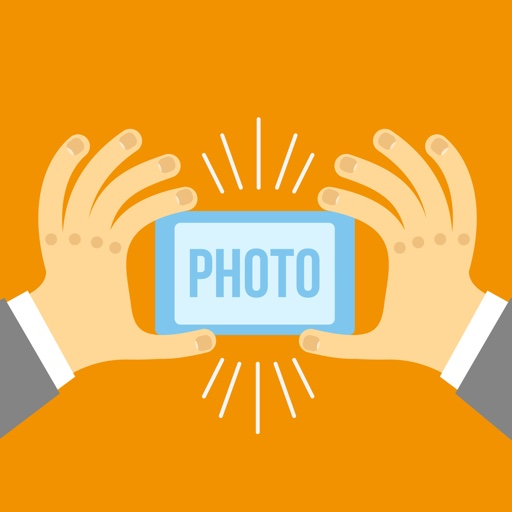
#> input picture face_det/fl.jpg, 512 x 512 px, found by its file name
$ jupyter execute jit.ipynb   (shell and % lines are left out)
#> lines starting #> are read from the running program, lines starting #| are printed output that depends on the picture
<a href="https://colab.research.google.com/github/destrex271/edgeai-course/blob/main/jit.ipynb" target="_parent"></a>

[cell 1]
# Fast
import numpy
from time import time

def filter2d(image, filt):
    M, N = image.shape
    Mf, Nf = filt.shape
    Mf2 = Mf//2   # Mf // 2 to -(Mf // 2 + 1)
    Nf2 = Nf // 2
    result  = numpy.zeros_like(image)
    # Mf2 -> M - Mf2 to avoid crossing over boundaries
    for i in range(Mf2, M-Mf2):
        for j in range(Nf2, N-Nf2):
            result[i,j] = numpy.sum(image[i-Mf2:i+Mf2+1, j-Nf2:j+Nf2+1] * filt)

    return result

tic = time()
image = numpy.random.random((100, 100))
filt = numpy.random.random((9, 9))
res = filter2d(image, filt)
toc = time()
print('Time taken: ', toc-tic)

[cell 2]
# Above is better
import numpy
from time import time

# Correlation and Convolution

# Slower approach -> no numpy -> no acceleration

def filter2d(image, filt):
    M, N = image.shape
    Mf, Nf = filt.shape
    Mf2 = Mf//2   # Mf // 2 to -(Mf // 2 + 1)
    Nf2 = Nf // 2
    result  = numpy.zeros_like(image)
    # Mf2 -> M - Mf2 to avoid crossing over boundaries
    for i in range(Mf2, M-Mf2):
        for j in range(Nf2, N-Nf2):
          num = 0.0
          for ii in range(Mf):
            for jj in range(Nf):
              num += (image[i-Mf2+ii, j-Nf2+jj] * filt[Mf - 1 - ii, Nf - 1 - jj]) # Transposed for correlation
              # print(num)

          result[i, j] = num

    return result

tic = time()
image = numpy.random.random((100, 100))
filt = numpy.random.random((3, 3))
res = filter2d(image, filt)
toc = time()
print('Time taken: ', toc-tic)

[cell 3]
tic = time()
image = numpy.random.random((100, 100))
filt = numpy.random.random((3, 3))
res = filter2d(image, filt)
toc = time()
# print('Time taken: ', toc-tic)

[cell 4]
import numpy
from time import time

def filter2d(image, filt):
    M, N = image.shape
    Mf, Nf = filt.shape
    Mf2 = Mf//2   # Mf // 2 to -(Mf // 2 + 1)
    Nf2 = Nf // 2
    result  = numpy.zeros_like(image)
    # Mf2 -> M - Mf2 to avoid crossing over boundaries
    for i in range(Mf2, M-Mf2):
        for j in range(Nf2, N-Nf2):
            result[i,j] = numpy.sum(image[i-Mf2:i+Mf2+1, j-Nf2:j+Nf2+1] * filt)

    return result

from numba import double, jit
# Return type(Argtype1[dimensions], Argtype1[dimensions])
fast_filter2d = jit(double[:,:](double[:,:], double[:,:]))(filter2d)

tic = time()
img= numpy.random.random((100, 100))
print(type(img))
filt = numpy.random.random((3,3))
res = fast_filter2d(img, filt)
toc = time()
print("Time taken: ", toc - tic)

[cell 5]
import numpy
from time import time

def filter2d(image, filt):
    M, N = image.shape
    Mf, Nf = filt.shape
    Mf2 = Mf//2   # Mf // 2 to -(Mf // 2 + 1)
    Nf2 = Nf // 2
    result  = numpy.zeros_like(image)
    # Mf2 -> M - Mf2 to avoid crossing over boundaries
    for i in range(Mf2, M-Mf2):
        for j in range(Nf2, N-Nf2):
            result[i,j] = numpy.uint8(numpy.sum(image[i-Mf2:i+Mf2+1, j-Nf2:j+Nf2+1] * filt))

    return result

from numba import double, jit
from numba import int8 as it
# Return type(Argtype1[dimensions], Argtype1[dimensions])
fast_filter2d = jit(double[:,:](it[:,:], it[:,:]))(filter2d)

tic = time()
img= numpy.random.random((100, 100))
filt = numpy.random.random((3,3))
res = fast_filter2d(img, filt)
toc = time()
print("Time taken: ", toc - tic)

[cell 6]

import numpy as np
import cv2
import matplotlib.pyplot as plt
from numba import jit, double, uint8, njit, prange

@njit(parallel=True)
def filter(img, filt):
  M, N = img.shape
  Mf, Nf = filt.shape
  Mf2 = Mf//2
  Nf2 = Nf//2
  result = np.zeros_like(img)

  for i in prange(Mf, M-Mf2):
    for j in prange(Nf, N-Nf2):
      window = img[i - Mf2: i + Mf2 + 1, j - Nf2: j + Nf2 + 1]
      center = window[Mf2, Nf2]
      bin_vals = np.zeros((Mf, Nf), dtype=np.uint8)

      # LBP filter for 3x3 window
      for ii in prange(Mf):
        for jj in prange(Nf):
          if window[ii, jj] >= center:
            bin_vals[ii, jj] = 1

      bin_vals = bin_vals.flatten()
      # print(bin_vals)
      lbp_coeff = 0
      for k in range(len(bin_vals)):
        lbp_coeff += bin_vals[k] * (2**k)
        # print(2**k, bin_vals[k])
      result[i, j] = np.uint8(lbp_coeff)
      # print(result[i, j])
  return result


# fast_filter = jit(double[:,:](uint8[:,:], uint8[:,:]))(filter)

img = cv2.imread('fl.jpg', 0)
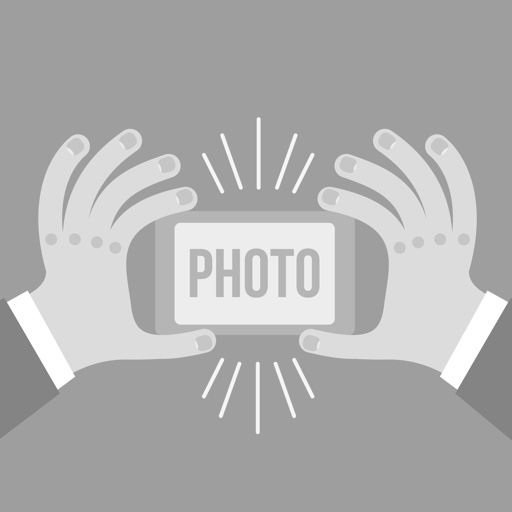
#> img: shape (512, 512); min 121, max 255, mean 175.2
# img = cv2.cvtColor(img, 0)
filt = np.random.random((3,3))
imgf = filter(img, filt)
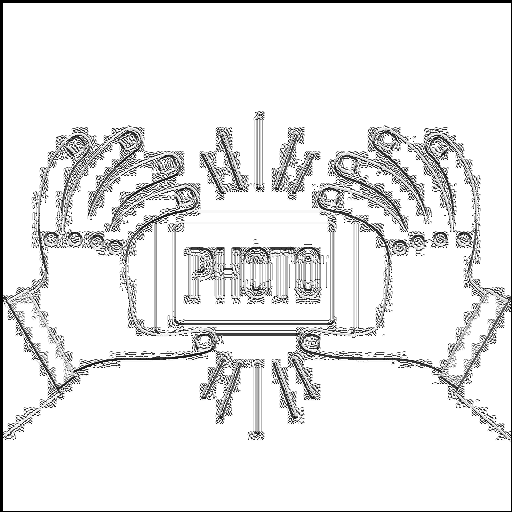
#> imgf: shape (512, 512); min 0, max 255, mean 232.2
pl = imgf.flatten()
# print()
plt.imshow(imgf, cmap="gray")
# plt.hist(pl)
img.shape
#> Out = (512, 512)
